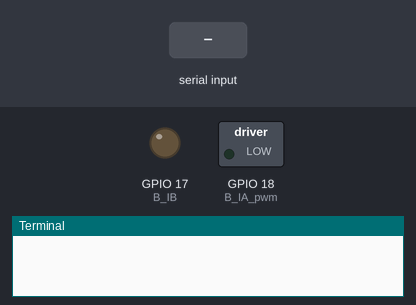
Bench run of a program on a simulated Raspberry Pi (BCM pin numbers). Parts: switched loads named in the program (green lamp = pin HIGH), output pins drawn as LEDs (lit = HIGH), the last lines printed to the terminal. Inputs (shaded band) come from the test bench.

Above: at 1.2 s.
1.3 s: "a" typed at the terminal, then Enter
At 2.0 s:
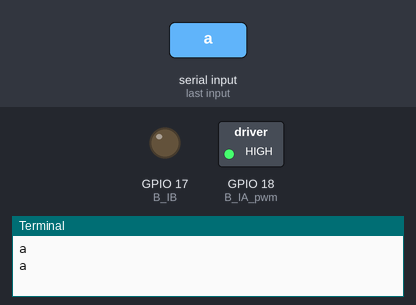
2.8 s: "s" typed at the terminal, then Enter
At 3.1 s:
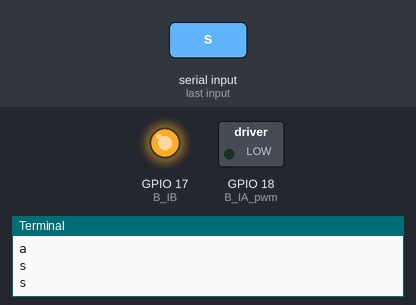
4.3 s: "d" typed at the terminal, then Enter
At 5.4 s:
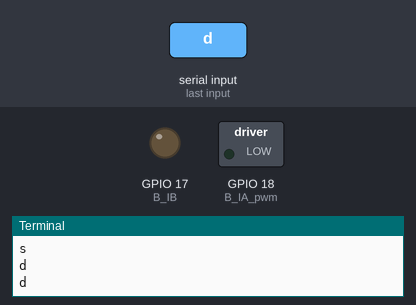
Timing chart, 0 to 7.3 s (numbered marks = the images above; inputs shaded):
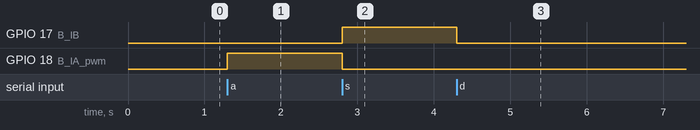

The program:

motor_practice.py
```python
import RPi.GPIO as GPIO
import time

# A_IA_pwm = 19
# A_IB = 16
B_IA_pwm = 18
B_IB = 17

GPIO.setmode(GPIO.BCM)
# GPIO.setup(A_IA_pwm, GPIO.OUT)
# GPIO.setup(A_IB, GPIO.OUT)
GPIO.setup(B_IA_pwm, GPIO.OUT)
GPIO.setup(B_IB, GPIO.OUT)

# pwm = GPIO.PWM(A_IA_pwm, 1000.0)
pwm2 = GPIO.PWM(B_IA_pwm, 1000.0)
# pwm.start(0.0)
pwm2.start(0.0)

try:
  while True:
    userInput = input()
    print(userInput)
    if userInput == "a":
      # GPIO.output(A_IB, False)
      GPIO.output(B_IB, False)
      # pwm.ChangeDutyCycle(100.0)
      pwm2.ChangeDutyCycle(100.0)
    if userInput == "s":
      # GPIO.output(A_IB, True)
      GPIO.output(B_IB, True)
      # pwm.ChangeDutyCycle(0.0)
      pwm2.ChangeDutyCycle(0.0)
    if userInput == "d":
      # GPIO.output(A_IB, False)
      GPIO.output(B_IB, False)
      # pwm.ChangeDutyCycle(0.0)
      pwm2.ChangeDutyCycle(0.0)

except KeyboardInterrupt:
  pass

# pwm.ChangeDutyCycle(0.0)
pwm2.ChangeDutyCycle(0.0)

# pwm.stop()
pwm2.stop()
GPIO.cleanup()
```

Measured:
- after the input at 1.3 s, GPIO 18 (B_IA_pwm): LOW → HIGH at once
- after the input at 2.8 s, GPIO 17 (B_IB): LOW → HIGH at once; GPIO 18 (B_IA_pwm): HIGH → LOW at once
- after the input at 4.3 s, GPIO 17 (B_IB): HIGH → LOW at once
